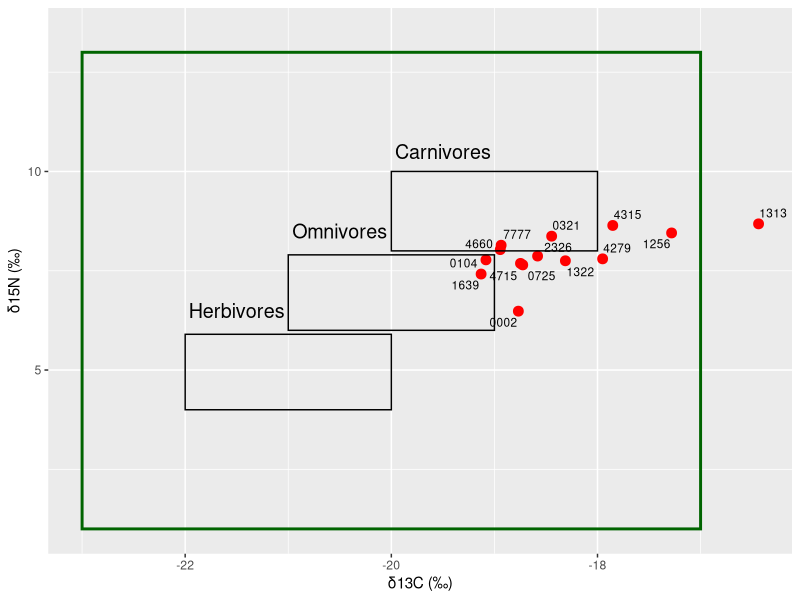
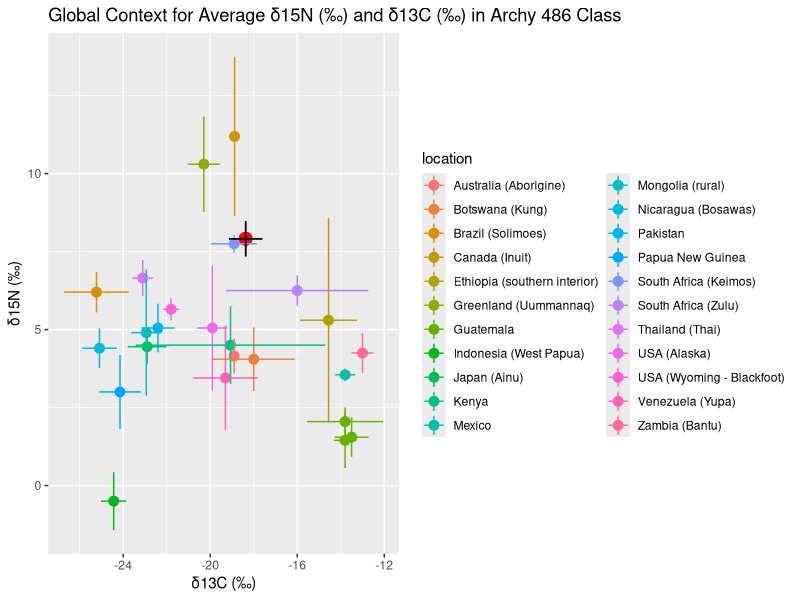
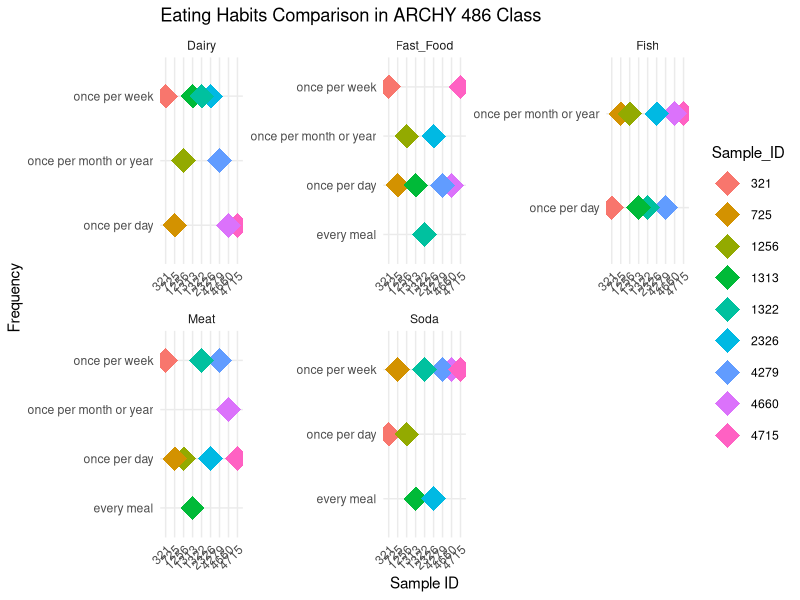
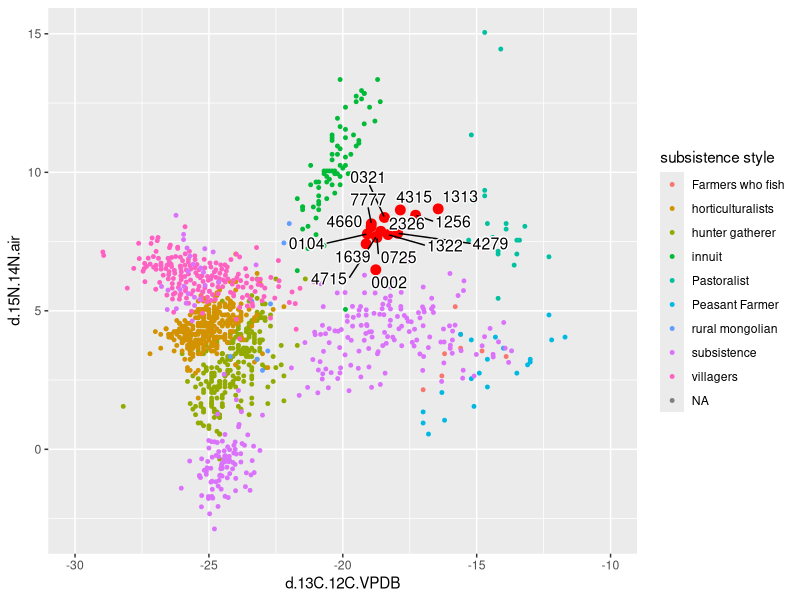
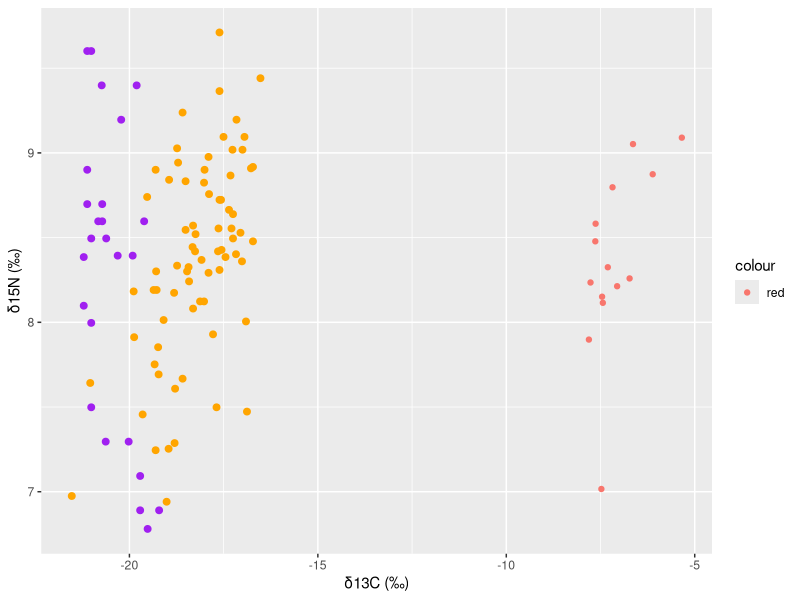
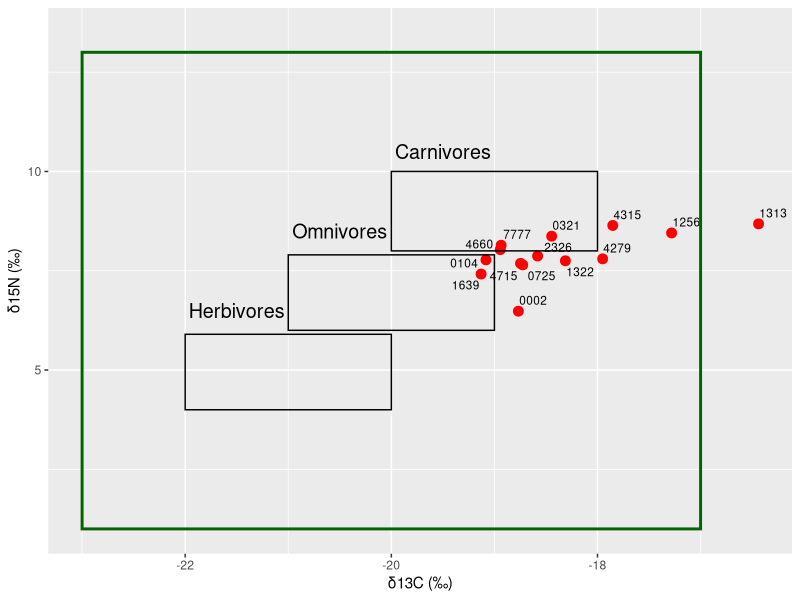
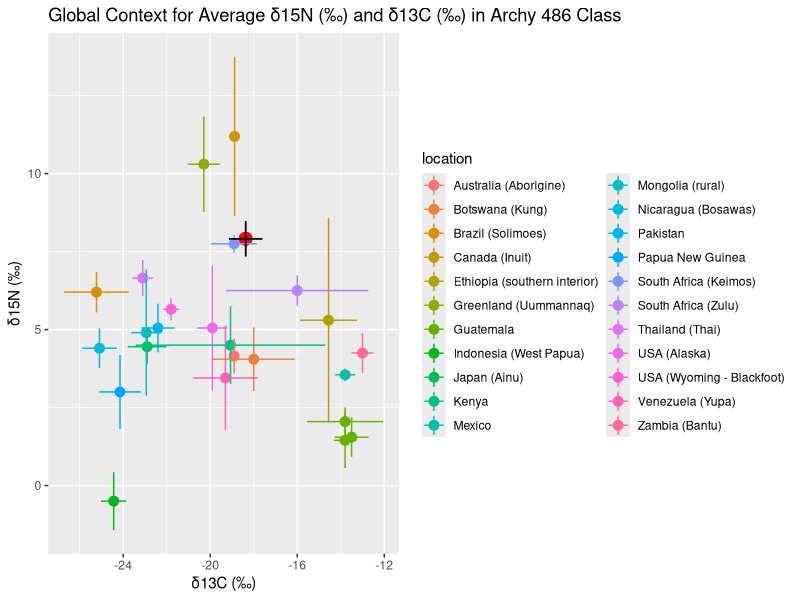
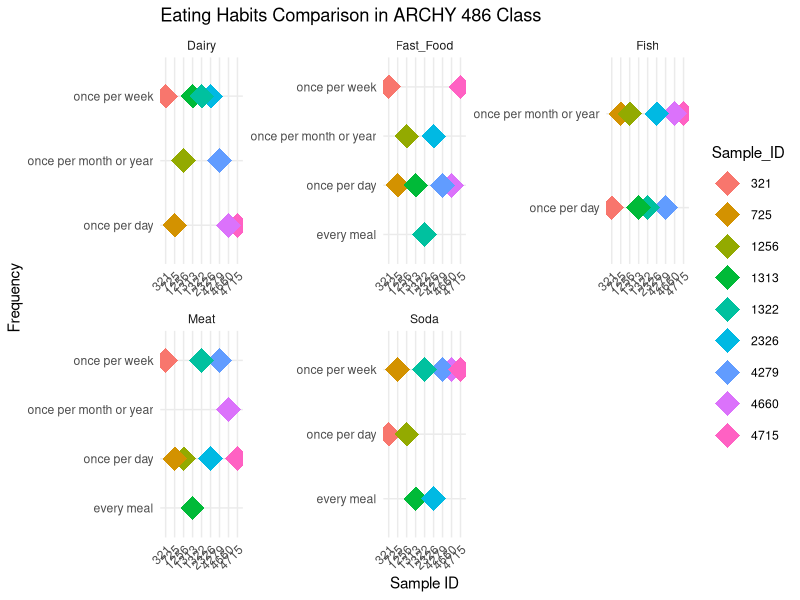

Recreate these plots in R, in order.
## ---- chunk 1
# Loading Packages
library(tidyverse)
library(readxl)
library(dplyr)
library(ggrepel)
library(here)
## ---- chunk 2
# read sample and global data into variables
20 / 3
c4 <- tibble(9:45)
sample_data <- 
  read_csv("data/sample_CN.csv")

global_data_indiv <- 
  read_excel("data/Global N15 Values.xlsx", 
             sheet ="Modern subsistence ind.")

global_data_av <- 
  read_excel("data/Global N15 Values.xlsx", 
             sheet ="modern subsistence averages") %>% 
  drop_na(`δ13C_MDE (‰)`)

# read in British and Michigan Data

British_data <- read_csv("data/British.csv")

Michigan_data <- read_csv("data/Michigan_dataset .csv")
  

## ---- chunk 3
#| label: fig-1
#| fig-cap: "Scatterplot of individual δ15N (‰) and δ13C (‰) Archy 486 sample ID’s grouped by C3 Terrestrial Ecosystem and individual diet classification (Müldner, G. (2018). Plot produced by Anne and Aoife. "
  # plot our hair data
library(ggrepel)
ggplot(sample_data) +
  geom_point(aes(x = d.13C.12C.VPDB ,
                 y = d.15N.14N.air),
             size = 3,
             colour="red")+
  # label each data point with sample ID
  geom_text_repel(
    aes(x = `d.13C.12C.VPDB`,
        y = `d.15N.14N.air`,
        label = Identifier.1),
    size=3,
    # label all ID's despite overlap
    max.overlaps = Inf) +
  # label x and y axis for consistency with other plots
  labs(x = "δ13C (‰)",
       y = "δ15N (‰)",
       size=3,
       linewidth=2)+
  # create outlines for herbivores, omnivores, carnivores using parameters from Müldner, G. (2018).
  annotate(
    "rect",
    xmin = c(-22, -21, -20),
    xmax = c(-20, -19, -18),
    ymin = c(4, 6, 8),
    ymax = c(5.9, 7.9, 10),
    fill = NA,
    color = "black",
    linewidth=0.5
  ) +
  # create outline for "Terrestrial C3 Ecosystem" for context on graph.
  annotate(
    "rect",
    xmin = c(-23),
    xmax = c(-17),
    ymin = c(1),
    ymax = c(13),
    color = "Dark Green",
    fill = NA,
    linewidth=1
  ) +
  # label all outlines for context and clarity
  annotate(
    "text",
    x = -20,
    y = 13.5,
    label = "",
    color = "Dark Green",
    parse = TRUE,
    size=5
  ) +
  annotate(
    "text",
    x = -21.5,
    y = 6.5,
    label = "Herbivores",
    parse = TRUE,
    size=5
  ) +
  annotate(
    "text",
    x = -20.5,
    y = 8.5,
    label = "Omnivores",
    parse = TRUE,
    size=5
  ) +
  annotate(
    "text",
    x = -19.5,
    y = 10.5,
    label = "Carnivores",
    parse = TRUE,
    size=5
  )# +
 #scale_x_continuous(sec.axis = dup_axis(
    #name = "% C4")) +
  #labs(title = "Comparing Archy 486 Samples to Trophic Levels in a Terrestrial C3 Ecosystem")


ggsave(here("figures",
            "trophic_level.png"),
       bg ="white",
       h = 5, # experiment with h and w to get the right size and proportion
       w = 9,
       units = "in",
       dpi = 900) # make the image nice and crisp))

## ---- chunk 4

global_data <- 
  read_excel("data/Global N15 Values.xlsx",
             sheet = "Modern subsistence ind.")
global_values <- 
  read_excel("data/Global N15 Values.xlsx",
             sheet = "Modern non subsistence averages")

global_subsistence_values <- 
  read_excel("data/Global N15 Values.xlsx",
    sheet = "modern subsistence averages")
## ---- chunk 5
global_subsistence_values_labs <-
  global_subsistence_values %>%
  select(`location`, `δ15N_MDE (‰)`, `SD...6`, `δ13C_MDE (‰)`, `SD...4` ) %>%
  group_by(`location`) %>%
  drop_na()

# rename col
renamed_subsistence <-
global_subsistence_values_labs %>%
  rename(`δ13C (‰)` = `δ13C_MDE (‰)`,
         `δ15N (‰)` = `δ15N_MDE (‰)`) %>%
drop_na()

# select relevant columns from our data
sample_data_perc <-
sample_data %>%
  select(`Identifier.1`, `d.13C.12C.VPDB`, `d.15N.14N.air`) %>% 
  group_by(`Identifier.1`)
  

# select relevant columns from global data
global_values_perc <-
global_values %>%
  select(`location...1`, `δ15N_MDE (‰)`, `δ13C_MDE (‰)`) %>%
  group_by(`location...1`) %>%
  drop_na()

# rename columns from our data
sample_data_perc_lab <-
sample_data_perc %>%
  rename(`δ13C (‰)` = `d.13C.12C.VPDB`,
         `δ15N (‰)` = `d.15N.14N.air`)

 # create a df for the means of `δ13C (‰)` `δ15N (‰)` ratios for class and global data

 `δ13C (‰)` <-
   mean(sample_data_perc_lab$`δ13C (‰)`)
`δ15N (‰)`<-
   mean(sample_data_perc_lab$`δ15N (‰)`)
 
 Statistics_isotopes <- data.frame(means = c("mean_C13", "mean_N15"), Statistics = c(`δ13C (‰)`, `δ15N (‰)`))

mean_sd_C13 <-
  sd(sample_data_perc_lab$`δ13C (‰)`)
mean_sd_N15 <-
  sd(sample_data_perc_lab$`δ15N (‰)`)

# create a class data average dataframe
Stats_isotopes <-
  Statistics_isotopes %>% 
  mutate(mean_sd_C13, mean_sd_N15)

# rename columns in global averages dataframe
global_values_perc_lab <-
global_values_perc %>%
  rename(`δ13C (‰)` = `δ13C_MDE (‰)`,
         `δ15N (‰)` = `δ15N_MDE (‰)`)
  
## ---- chunk 6
#| label: fig-standard-13C-15N
#| fig-cap: "Average δ15N (‰) and δ13C (‰) for class hair samples with line range for standard deviation relative to modern global subsistence average δ15N (‰) and δ13C (‰) with line range for standard deviation (Bird et al. 2021). Plot produced by Aoife and Anne."

library(ggrepel)
ggplot() +
  # our data plot
  geom_point(data = Stats_isotopes,
             aes(x = `δ13C (‰)`,
                 y = `δ15N (‰)`),
             size = 4,
              color = "red") +
    
  
  # plot global data
  geom_point(data = renamed_subsistence,
             aes(x = `δ13C (‰)`,
                 y = `δ15N (‰)`,
                 color = `location`), 
             size = 3) +
  geom_linerange(data = renamed_subsistence,
                (aes(x = `δ13C (‰)`,
                y = `δ15N (‰)` ,
                ymin=`δ15N (‰)` -1*SD...6, 
                ymax=`δ15N (‰)` +1*SD...6, 
                color = `location`))) +
  geom_linerange(data = renamed_subsistence,
                (aes(x = `δ13C (‰)`,
                y = `δ15N (‰)` ,
                xmin=`δ13C (‰)` -1*SD...4, 
                xmax=`δ13C (‰)` +1*SD...4, 
                color = `location`))) +
  geom_linerange(data =  Statistics_isotopes,
                (aes(x = `δ13C (‰)`,
                y = `δ15N (‰)` ,
                ymin=`δ15N (‰)` -1*mean_sd_N15, 
                ymax=`δ15N (‰)` +1*mean_sd_N15))) +
    geom_linerange(data =  Statistics_isotopes,
                (aes(x = `δ13C (‰)`,
                y = `δ15N (‰)` ,
                xmin=`δ13C (‰)` -1*mean_sd_C13, 
                xmax=`δ13C (‰)` +1*mean_sd_C13))) +
  labs(title = "Global Context for Average δ15N (‰) and δ13C (‰) in Archy 486 Class")

ggsave(here("figures", 
            "geography.png"),
       bg ="white",
       h = 5, # experiment with h and w to get the right size and proportion
       w = 9,
       units = "in",
       dpi = 900) # make the image nice and crisp))

## ---- chunk 7
eating_habits_data <- read_excel("data/Food Survey Responses-2.xlsx")

## ---- chunk 8
eating_habits_data %>%
group_by(sample_id)
## ---- chunk 9

# NEED TO COMPLETELY REDO

#| label: fig-food-survey
#| fig-cap: "Eating habits surveyed by Archy 486 students Sample ID numbers. Plot produced by Jesus and Zach."

meat_column <- rep(eating_habits_data$meat_q, each = 9)
fish_column <- rep(eating_habits_data$fish_q, each = 9)
dairy_column <- rep(eating_habits_data$dairy_q, each = 9)
soda_column <- rep(eating_habits_data$soda_q, each = 9)
fast_food_column <- rep(eating_habits_data$fastfood_q, each = 9)

sample_id_column <- rep(eating_habits_data$sample_id, each = 9)

data <- data.frame(
  Question = rep(c("Meat", "Fish", "Dairy", "Soda", "Fast_Food"), each = 9),
  Frequency = c(meat_column, fish_column, dairy_column, soda_column, fast_food_column),
  Sample_ID = factor(sample_id_column))

unique_sample_ids <- unique(data$Sample_ID)

color_palette <- colorRampPalette(c("red", "blue", "green", "purple", "orange"))(length(unique_sample_ids))

ggplot(data, aes(x = Sample_ID, y = Frequency, color = Sample_ID)) +
  geom_point(stat = "identity", position = "dodge", size = 8, shape = 18) +
  labs(title = "Eating Habits Comparison in ARCHY 486 Class",
       x = "Sample ID",
       y = "Frequency") +
  scale_fill_manual(values = setNames(color_palette, unique_sample_ids)) +
  facet_wrap(~Question, scales = "free") +
  theme_minimal() +
  theme(axis.text.x = element_text(angle = 45, hjust = 1))
ggsave(here("analysis",
            "figures", 
            "survey_results.png"),
       bg ="white",
       h = 15, # experiment with h and w to get the right size and proportion
       w = 25,
       units = "in",
       dpi = 900) # make the image nice and crisp))


## ---- chunk 10
# subsistence type
# label not aligning with dots
# redo

ggplot() +
  geom_point(data = sample_data,
             aes(x = `d.13C.12C.VPDB`, 
                 y = `d.15N.14N.air`),
             size = 3,
             colour = "red") +
  geom_point(data = global_data,
             aes(x = `δ13C_MDE (‰)`, 
                 y = `δ15N_MDE (‰)`,
                 colour = `subsistence style`),
             size=1) +
  geom_text_repel(data = sample_data,
             aes(x = `d.13C.12C.VPDB`, 
                 y = `d.15N.14N.air`,
                 label = Identifier.1),
             # label all ID's despite overlap
             max.overlaps = Inf,
             size = 4,
             bg.color = "white",
             bg.r = 0.1) +
  xlim(-30,-10) 


  ggsave(here("figures", 
            "subsistence_style.png"),
       bg ="white",
       h = 5, # experiment with h and w to get the right size and proportion
       w = 9,
       units = "in",
       dpi = 900) # make the image nice and crisp))

## ---- chunk 11
# British and Michigan comparision

#Rename
names(British_data)[1] <- "δ13C (‰)"
names(British_data)[2] <- "δ15N (‰)"

names(Michigan_data)[1] <- "δ13C (‰)"
names(Michigan_data)[2] <- "δ15N (‰)"

names(sample_data)[8] <- "δ13C (‰)"
names(sample_data)[10] <- "δ15N (‰)"

ggplot() +
  geom_point(data = British_data,
             aes(x = `δ13C (‰)`, 
                 y = `δ15N (‰)`),
             size = 2,
             colour = "purple") +
  geom_point(data = Michigan_data,
             aes(x = `δ13C (‰)`, 
                 y = `δ15N (‰)`),
             size = 2,
             colour = "orange") +
  geom_point(data = sample_data,
             aes(x = `δ13C (‰)`, 
                 y = `δ15N (‰)`,
             colour = "red")) # add label for each point +
  #geom_text_repel(data = sample_data,
             #aes(x = `δ13C (‰)`, 
                 #y = `δ15N (‰)`,
                 #label = Identifier.1),
             # label all ID's despite overlap
            # max.overlaps = Inf,
            # size = 2,
            # bg.color = "white",
             #bg.r = 0.1)
  
 ggsave(here("figures", 
            "compared_study.png"),
       bg ="white",
       h = 5, # experiment with h and w to get the right size and proportion
       w = 9,
       units = "in",
       dpi = 900) # make the image nice and crisp))
